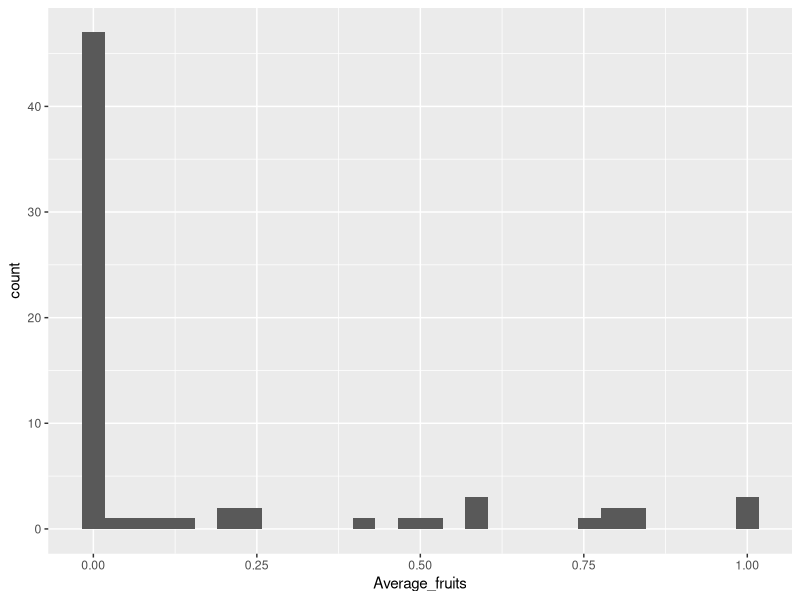

This chart was generated by the following R code: (Note: this script raises an error after producing the figure.)
#Prepare selfing data
#Load libraries
library(readr)
library(dplyr)
library(ggplot2)
#Load data
selfing = read_csv("Data/Trait_data/Raw/Selfing.csv")
#Aggregate data by single species
colnames(selfing)
average_selfing = selfing %>% 
group_by(Species, 
         Compatibility,
         Reference_compatibility_level,
         Aut_selfing_qualitative
         ) %>% 
summarise(Average_fruits = mean(Selfing_fruit_number),
          Average_seeds = mean(Selfing_seed_number))

#Filter out species with NA's and assign them manually
na_selfing = average_selfing %>% 
filter(is.na(Average_fruits))
#Assign those values based on qualitative data:
# 0%, 13%, 50.5% and 88%  (none, low, medium , high)
na_selfing1 = na_selfing %>% 
 mutate(Average_fruits = case_when(
   Aut_selfing_qualitative == "low" ~ 13,
   Aut_selfing_qualitative == "high" ~ 88,
 TRUE ~ Average_fruits))

#Check now non-na selfing
#Evaluate misleading fruit-sets that only produce abortive seeds
non_na_selfing = average_selfing %>% 
  filter(!is.na(Average_fruits))

#Check distribution
non_na_selfing %>% 
ggplot(aes(Average_fruits)) +
geom_histogram()
#Most species seem pollinator dependent 
#They produce little fruit set independently

#Bind NA and non_na back
selfing1 = bind_rows(na_selfing1, non_na_selfing)


#Save data
write_csv(selfing1, "Data/Trait_data/Processed/Selfing.csv")
